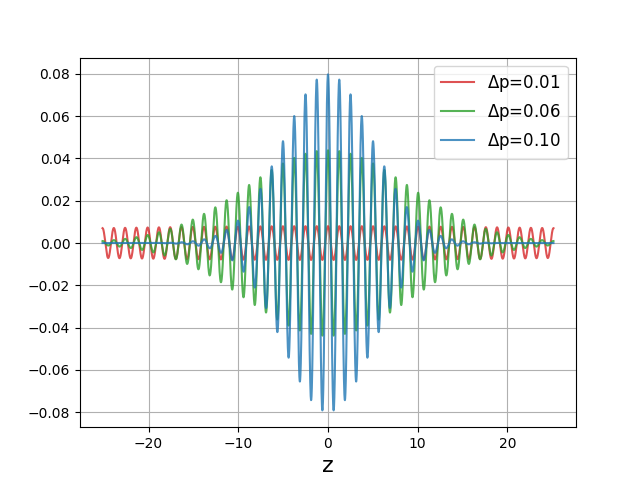

Write the Python code that produced this figure.
import numpy as np
import matplotlib.pyplot as plt
from cycler import cycler

n = 20
p0 = 5
wavelength = 2*np.pi / p0
z = np.linspace(-n*wavelength, n*wavelength, 10000)[:,None]
dp = np.linspace(1e-2, 1e-1, 3)[None,:]

def Psi(z, dp):
    return dp * np.sqrt(2/np.pi) * np.exp(1j*p0*z) * np.exp(-2*dp**2 * z**2)

# plt.style.use('ggplot')

plt.rcParams['axes.prop_cycle'] = cycler(color=['tab:red', 'tab:green', 'tab:blue'])

plt.plot(z, np.real(Psi(z,dp)), alpha=0.8)
plt.grid(True)
plt.xlabel('z', fontsize=16)
plt.legend([f'$\Delta$p={i:.2f}' for i in dp[0]], prop={'size':12})
plt.show()
